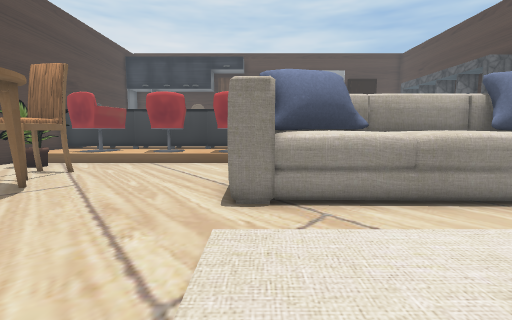
[1] (above)

22 first-person views from a walk through a Unity game level. The camera is 1.5 m above the floor, tilts 6° down and sees 85° across. The floor is counted in squares, 1 m on a side. Each view is taken from the middle of a square. On the plan, view 1 faces up. The plan holds only what a view shows up to about 14 squares ahead; the rest is blank. The player character is not drawn. Some surface patterns are stand-ins.

[2]
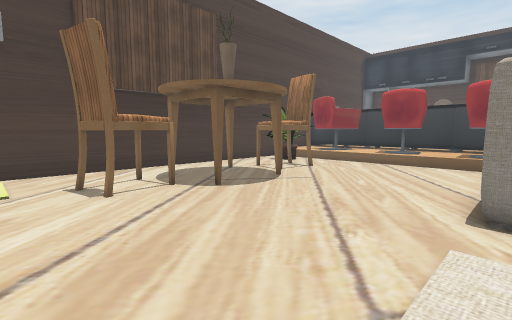

[3]
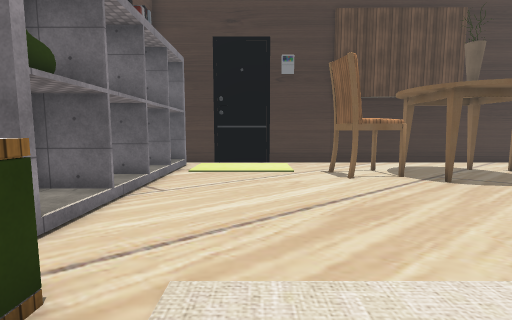

[4]
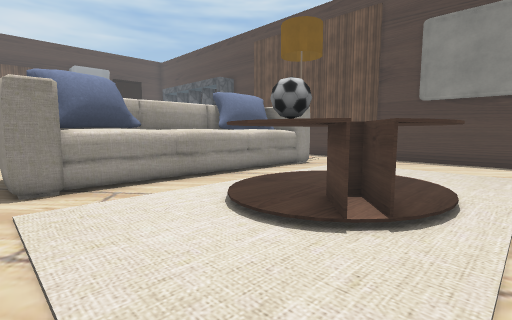

[5]
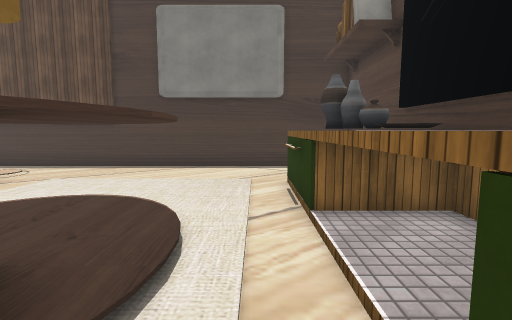

[6]
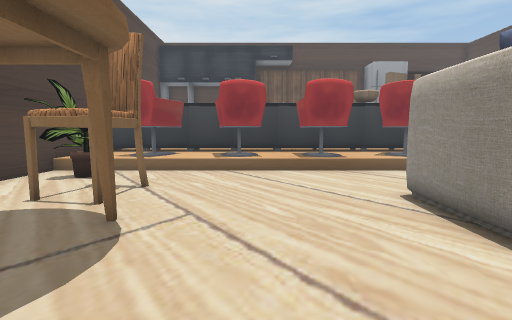

[7]
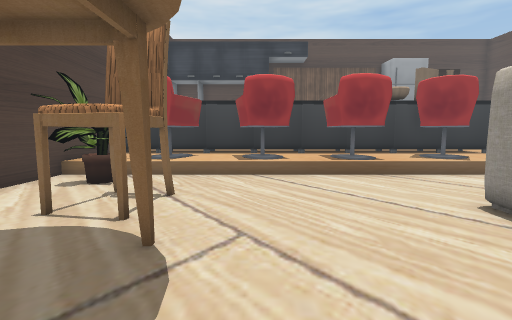

[8]
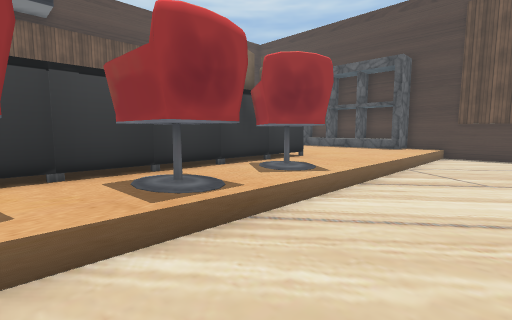

[9]
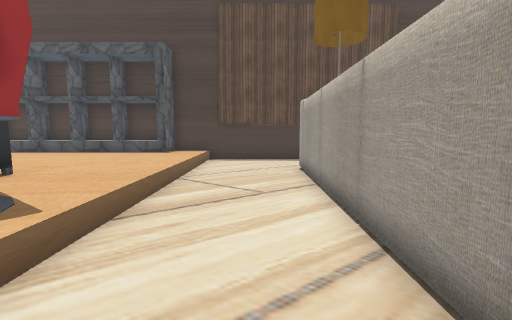

[10]
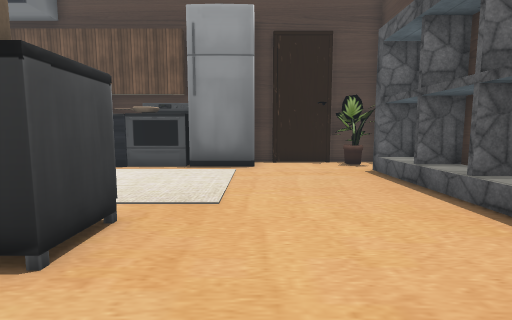

[11]
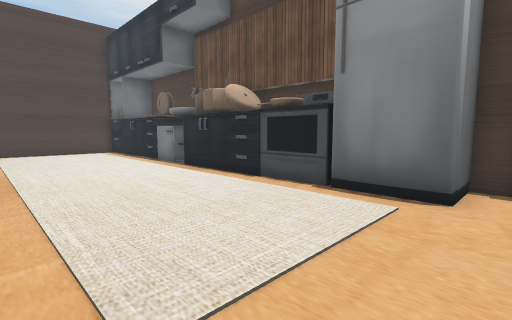

[12]
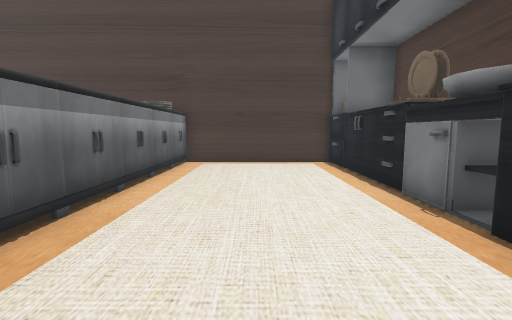

[13]
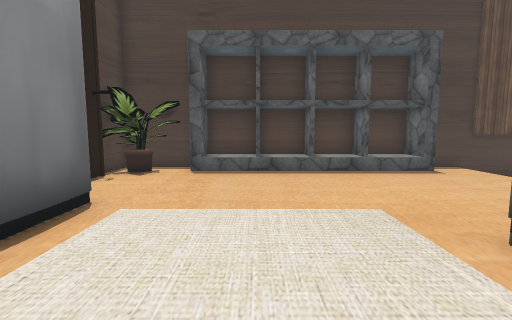

[14]
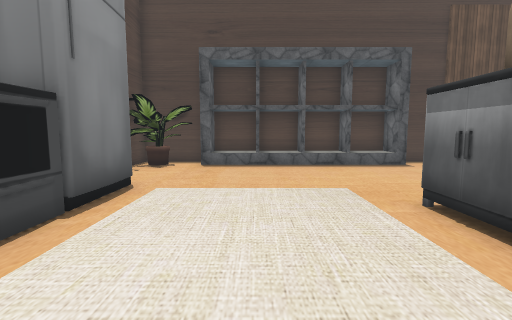

[15]
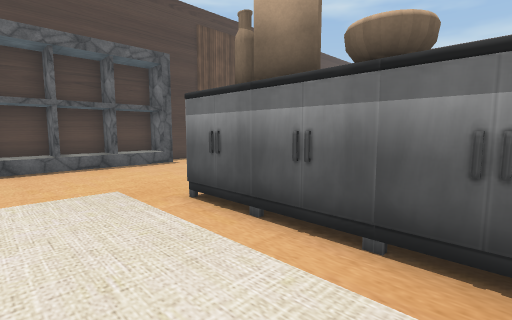

[16]
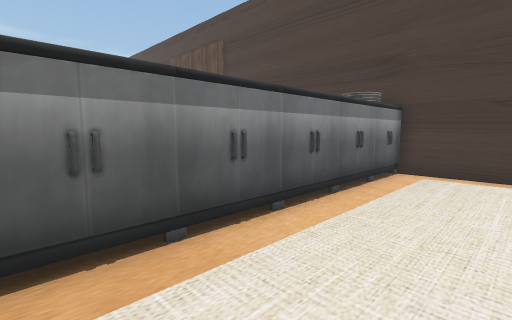

[17]
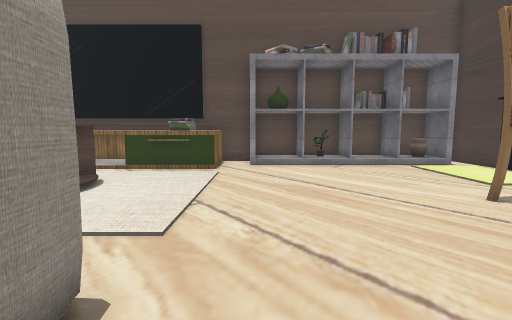

[18]
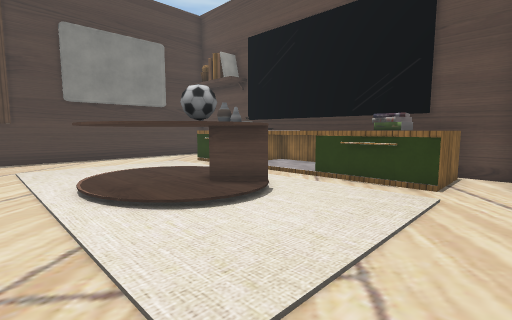

[19]
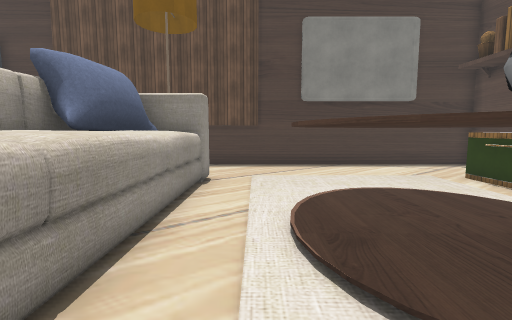

[20]
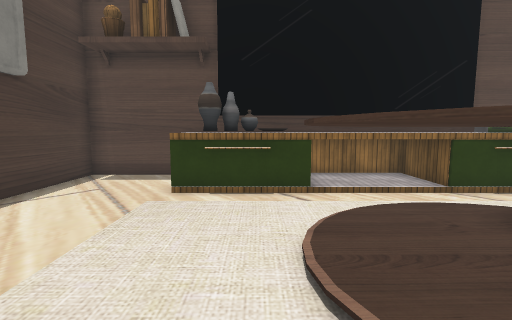

[21]
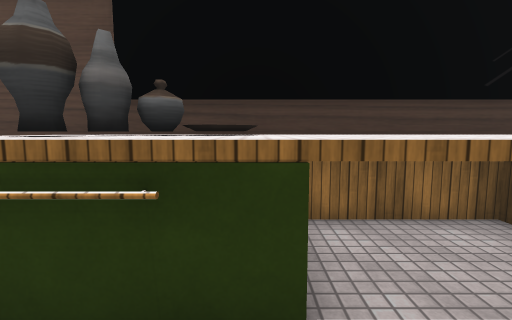

[22]
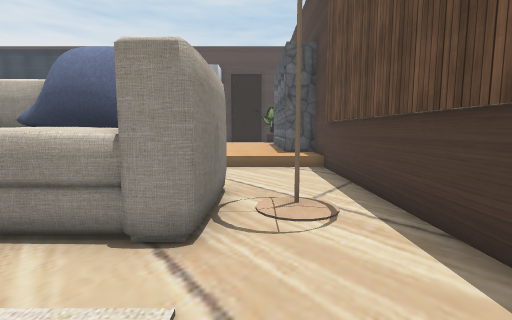

### Floor plan
Key: @ floor where view 1 was taken; # wall or solid block; . main floor; : floor 0.5 m higher than the main floor; / step, stairs or slope; ^ raised ledge; C chair; T table; U counter; L lamp; A vase; F fridge; S sink; B books; O other object.
Columns run from 12 left of view 1 to 14 right of it. Each row starts with its distance up from view 1.
 28                     #O ####
 27        #SS     OOO ##O##OO#
 26 ##### O#SS#####OOO##F:::OO#
 25 #:::::::::::::::::::::::::#
 24 #::::::::::::::::::::::::##
 23 #::::::::::::::::::::::::^#
 22 #::::::::::::::::::::::::^#
 21 #::::::::::::::::::::::::^#
 20 #::::::::::::::::::::::::^#
 19 #:U:U:U:U:U::U:U:U:::::::^#
 18 #U  UUUUUUUUUUUUUUU::::::^#
 17 #UUUUUUUUUUUUUUUUUU::::::^#
 16 # :CCCCCC:CC :CC:::::::::^#
 15 # :CC::CC:CCCCCC ::::::::##
 14 #: CC::CC:CCCOCC::::::::::#
 13 #.OO......................#
 12 #.OO......................#
 11 #.O.C.....................#
 10 #...CC....................#
  9 #..CCC......###########...#
  8 #..........#####^^^####...#
  7 #..#.......#### ^^ ####.L.#
  6 #...........###^^^^^###...#
  5 #..T..T...................#
  4 #..C C....................#
  3 #..C C.........TTTTT......#
  2 #...#C........TTTTTT......#
  1 #.............TTTTTT......#
  0 #...........@..TTTTT......#
 -1 #...............TTT.......#
 -2 #.........................#
 -3 O...........^^^^^^^^^^^...#
 -4 #./////////.^BB^^^^^A#^...#
 -5 #.#A#O#O#O#.^  ^^^^AA^^...#
 -6 ###########################

Where each view was taken, in squares from view 1:
view 1: 0 up, 0 right, facing up
view 2: 0 up, 0 right, facing up-left
view 3: 1 down, 2 right, facing left
view 4: 2 down, 1 left, facing up-right
view 5: 2 down, 2 right, facing right
view 6: 3 up, 4 left, facing up
view 7: 4 up, 5 left, facing up
view 8: 10 up, 4 left, facing up-right
view 9: 11 up, 1 left, facing right
view 10: 14 up, 8 right, facing up
view 11: 19 up, 9 right, facing up-left
view 12: 22 up, 2 right, facing left
view 13: 22 up, 2 right, facing right
view 14: 22 up, 0 right, facing right
view 15: 22 up, 0 right, facing down-right
view 16: 22 up, 1 left, facing down-left
view 17: 8 up, 2 left, facing down
view 18: 5 up, 2 left, facing down-right
view 19: 4 up, 1 right, facing right
view 20: 4 up, 8 right, facing down
view 21: 1 down, 7 right, facing down
view 22: 2 up, 11 right, facing up
